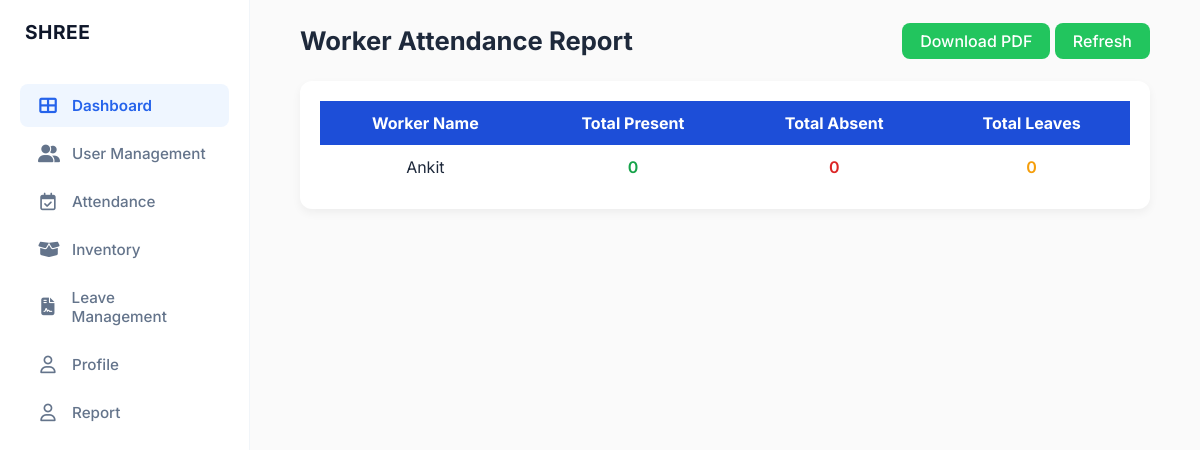
The page /accounts/worker-report/ on the database its author committed.
### accounts/models.py (models this page shows)
class Worker(models.Model):
    ...
    phone_number = models.CharField(
        max_length=10,
        validators=[phone_validator],
        blank=True,
        null=True
    )

### accounts/views.py (the view)
# urls.py: path('worker-report/', views.worker_report, name='worker_report'),
def worker_report(request):
    workers = Worker.objects.all()
    report_data = []
    for worker in workers:
        uid = worker.university_record
        attendance = Attendance.objects.filter(worker_master=uid)
        report_data.append({
            'worker': worker,
            'present': attendance.filter(status='Present').count(),
            'absent': attendance.filter(status='Absent').count(),
            'leave': attendance.filter(status='Leave').count(),
        })
    return render(request, 'Shree1/worker_report.html', {
        'report_data': report_data
    })

### templates/Shree1/worker_report.html (shortened to what this page needs)
{% load static %}
<!doctype html>
<html lang="en">
  <head>
    <link rel="stylesheet" href="{% static 'Shree1/css/worker_report.css' %}" />
    <link
      rel="stylesheet"
      href="https://cdnjs.cloudflare.com/ajax/libs/font-awesome/6.4.0/css/all.min.css"
    />
  </head>
  <body>
    <div class="container">
      <aside class="sidebar">
        <div class="logo-section">
          <div class="logo-text">
            <h2 class="logo-name">SHREE</h2>
          </div>
        </div>
        <nav class="nav-menu">
          <a href="{% url 'admin_dashboard' %}" class="nav-item active">
            <i class="fa-solid fa-table-cells-large"></i> Dashboard
          </a>
          <a href="{% url 'admin_user_management' %}" class="nav-item">
            <i class="fa-solid fa-user-group"></i> User Management
          </a>
          <a href="{% url 'admin_attendance' %}" class="nav-item">
            <i class="fa-regular fa-calendar-check"></i> Attendance
          </a>
          <a href="{% url 'admin_inventory' %}" class="nav-item">
            <i class="fa-solid fa-box-open"></i> Inventory
          </a>
          <a href="{% url 'admin_leave_Management' %}" class="nav-item">
            <i class="fa-solid fa-file-contract"></i> Leave Management
          </a>
          <a href="{% url 'admin_profile' %}" class="nav-item">
            <i class="fa-regular fa-user"></i> Profile
          </a>
          <a href="{% url 'worker_report' %}" class="nav-item">
            <i class="fa-regular fa-user"></i> Report
          </a>
        </nav>
      </aside>
      <div class="main-content">
        <div class="header">
          <h2>Worker Attendance Report</h2>
          <div class="header-buttons">
            <a href="{% url 'download_report' %}" class="btn">Download PDF</a>
            <a href="{% url 'worker_report' %}" class="btn">Refresh</a>
          </div>
        </div>
        <div class="table-container">
          <table>
            <thead>
              <tr>
                <th>Worker Name</th>
                <th>Total Present</th>
                <th>Total Absent</th>
                <th>Total Leaves</th>
              </tr>
            </thead>
            <tbody>
              {% for data in report_data %}
              <tr>
                <td>{{ data.worker.name }}</td>
                <td class="present">{{ data.present }}</td>
                <td class="absent">{{ data.absent }}</td>
                <td class="leave">{{ data.leave }}</td>
              </tr>
              {% empty %}
              <tr>
                <td colspan="4">No data available</td>
              </tr>
              {% endfor %}
            </tbody>
          </table>
        </div>
      </div>
    </div>
  </body>
</html>

### static/Shree1/css/worker_report.css (style rules this page uses)
:root { --primary-blue: #2563eb; --primary-bg-blue: #eff6ff; --text-dark: #1e293b; --text-light: #64748b; --bg-main: #fafafa; --white: #ffffff; --border-color: #f1f5f9; --blue-accent: #3b82f6; --green-accent: #10b981; --red-accent: #ef4444; --yellow-accent: #f59e0b; --orange-accent: #f97316; }
* { margin: 0; padding: 0; box-sizing: border-box; font-family: "Inter", sans-serif; }
body { background-color: var(--bg-main); color: var(--text-dark); }
.container { display: flex; min-height: 100vh; }
.sidebar { width: 250px; background: var(--white); border-right: 1px solid var(--border-color); padding: 20px 10px; display: flex; flex-direction: column; position: fixed; height: 100vh; left: 0; top: 0; z-index: 100; }
.logo-section { display: flex; align-items: center; gap: 12px; margin-bottom: 40px; padding-left: 15px; }
.logo-name { font-size: 1.2rem; font-weight: 700; color: #0f172a; letter-spacing: 0.5px; }
.nav-menu { display: flex; flex-direction: column; gap: 5px; }
.nav-item { text-decoration: none; color: var(--text-light); padding: 12px 18px; border-radius: 8px; display: flex; align-items: center; gap: 14px; font-size: 0.95rem; font-weight: 500; transition: all 0.2s ease; margin: 0 10px; }
.nav-item i { font-size: 1.1rem; width: 20px; text-align: center; }
.nav-item.active { background-color: var(--primary-bg-blue); color: var(--primary-blue); font-weight: 600; }
.main-content { flex: 1; margin-left: 250px; padding: 25px 50px; }
.header { display: flex; justify-content: space-between; align-items: center; margin-bottom: 25px; }
.header h2 { font-size: 1.6rem; margin: 0; }
.btn { background-color: #22c55e; color: white; padding: 8px 18px; border-radius: 8px; text-decoration: none; font-weight: 500; }
.table-container { background: white; padding: 20px; border-radius: 12px; box-shadow: 0 4px 10px rgba(0, 0, 0, 0.05); }
table { width: 100%; border-collapse: collapse; }
th { background-color: #1d4ed8; color: white; padding: 12px; }
td { padding: 12px; text-align: center; }
.present { color: #16a34a; font-weight: 600; }
.absent { color: #dc2626; font-weight: 600; }
.leave { color: #f59e0b; font-weight: 600; }

### rows shown on the page
Worker: worker.name "Ankit", present "0", absent "0", leave "0"
